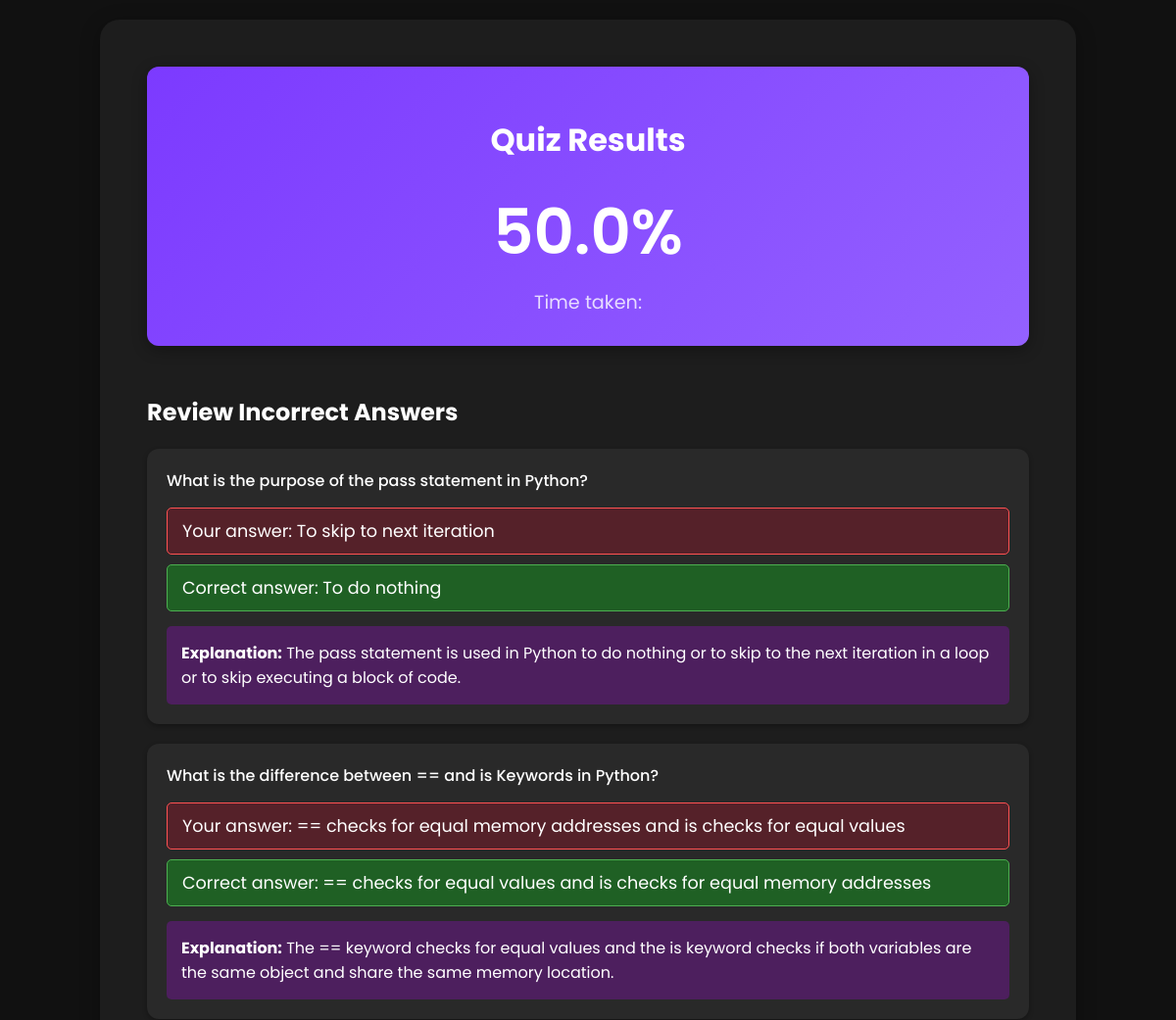
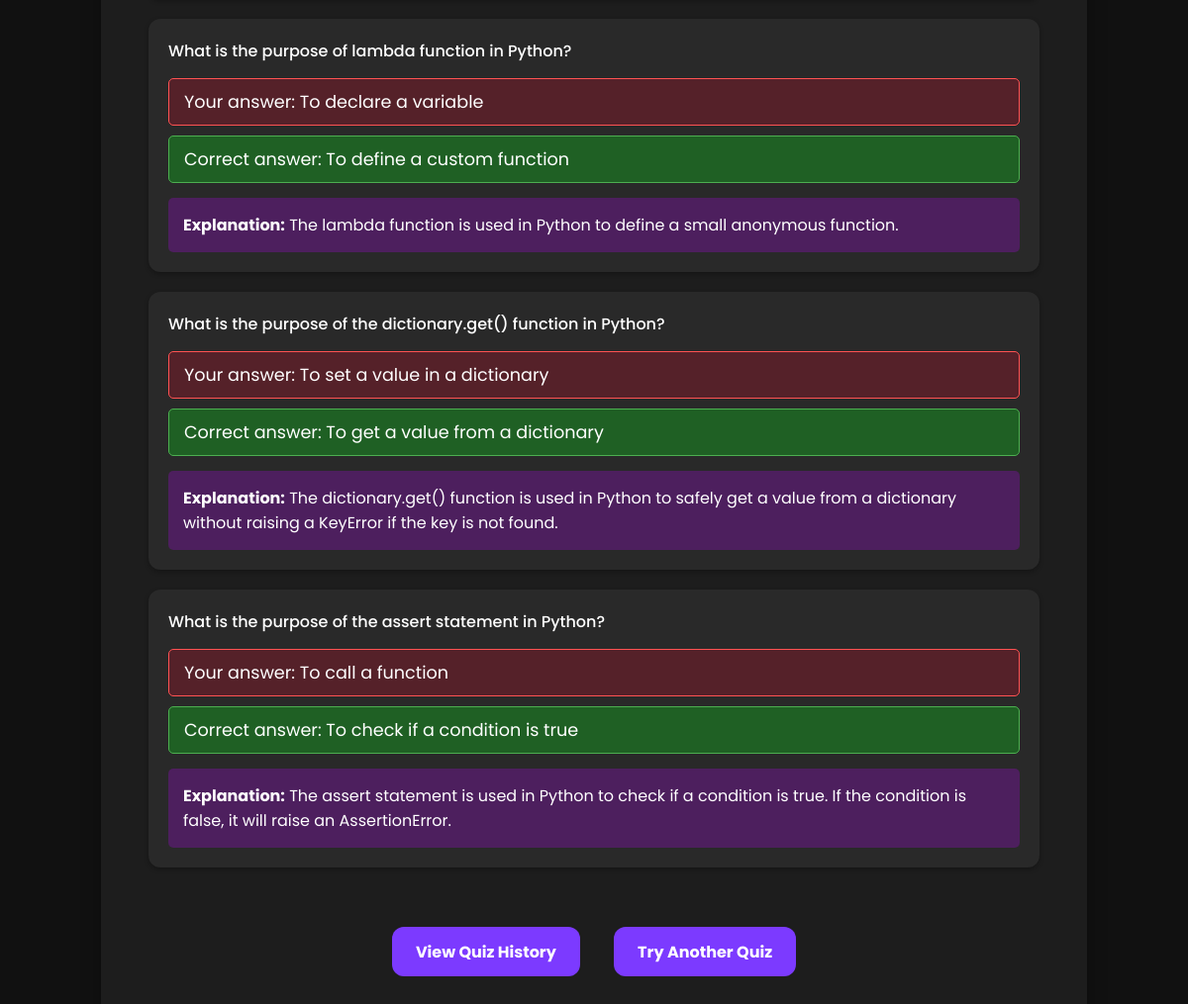
The page /quiz/results/2/ (signed in) on the database its author committed (2 pictures, top to bottom).
### core/models.py (models this page shows, shortened)
class QuizAttempt(models.Model):
    quiz = models.ForeignKey(Quiz, on_delete=models.CASCADE, related_name='attempts')
    user = models.ForeignKey(
        get_user_model(),
        on_delete=models.CASCADE,
        related_name='quiz_attempts',
        null=True,
        default=None
    )
    score = models.FloatField(
        validators=[
            MinValueValidator(0),
            MaxValueValidator(100)
        ]
    )
    answers = models.JSONField()  # Stores the user's answers
    started_at = models.DateTimeField(auto_now_add=True)
    completed_at = models.DateTimeField(auto_now=True)
    class Meta:
        ordering = ['-completed_at']
        unique_together = ['quiz', 'user']

class Question(models.Model):
    quiz = models.ForeignKey(Quiz, on_delete=models.CASCADE, related_name='questions')
    text = models.CharField(max_length=500)
    options = models.JSONField()  # Ensure a list of strings
    correct_option = models.IntegerField()  # Store the index of the correct option
    explanation = models.TextField(blank=True, null=True)

### core/views.py (the view)
# urls.py: path('quiz/results/<int:quiz_id>/', views.quiz_results, name='quiz_results'),
@login_required
def quiz_results(request, quiz_id):
    attempt = get_object_or_404(QuizAttempt, quiz_id=quiz_id, user=request.user)
    incorrect_questions = []
    for answer in attempt.answers:
        try:
            question_index = answer.get('questionIndex')  # Use `questionIndex` from answers
            selected_option = answer.get('selectedOption')
            if question_index is None:
                continue
            question = attempt.quiz.questions.all()[question_index]
            if question.correct_option != selected_option:
                incorrect_questions.append({
                    'question': question.text,
                    'selectedOption': question.options[selected_option],
                    'correctOption': question.options[question.correct_option],
                    'explanation': question.explanation,
                })
        except Exception as e:
            continue
    context = {
        'attempt': attempt,
        'incorrect_questions': incorrect_questions,
        'time_taken': attempt.completed_at - attempt.started_at,
    }
    return render(request, 'core/quiz_results.html', context)

### core/templates/core/quiz_results.html (shortened to what this page needs)
{% load static %}
<!DOCTYPE html>
<html lang="en">
<head>
    <link rel="stylesheet" href="https://cdnjs.cloudflare.com/ajax/libs/animate.css/4.1.1/animate.min.css">
</head>
<body>
    <div class="results-container">
        <div class="score-section">
            <h1>Quiz Results</h1>
            <div class="score">{{ attempt.score }}%</div>
            <div class="time-taken">Time taken: {{ time_taken|time:"H:i:s" }}</div>
        </div>
        <div class="incorrect-questions">
            <h2>Review Incorrect Answers</h2>
            {% for question in incorrect_questions %}
            <div class="question-card">
                <div class="question-text">{{ question.question }}</div>
                <div class="options">
                    <div class="option selected-option">
                        Your answer: {{ question.selectedOption }}
                    </div>
                    <div class="option correct-option">
                        Correct answer: {{ question.correctOption }}
                    </div>
                </div>
                <div class="explanation">
                    <strong>Explanation:</strong> {{ question.explanation }}
                </div>
            </div>
            {% empty %}
            <p style="color: var(--text-color); text-align: center;">You answered all questions correctly!</p>
            {% endfor %}
        </div>
        <div class="actions">
            <a href="{% url 'quiz_history' %}" class="btn">View Quiz History</a>
            <a href="{% url 'quiz_home' %}" class="btn">Try Another Quiz</a>
        </div>
    </div>
</body>
</html>

### core/templates/core/quiz_results.html (style rules this page uses)
:root { --primary-color: #7C3AFF; --secondary-color: #9461FF; --error-color: #FF5252; --text-color: #FFFFFF; --background-dark: #111111; --card-bg: rgba(255, 255, 255, 0.05); --shadow-color: rgba(0, 0, 0, 0.3); --success-color: #4CAF50; --bg-color: #121212; }
body { font-family: 'Poppins', sans-serif; background: var(--background-dark); margin: 0; padding: 20px; display: flex; justify-content: center; align-items: center; color: var(--text-color); }
.results-container { width: 100%; max-width: 900px; background: var(--card-bg); padding: 3rem; border-radius: 20px; box-shadow: 0 4px 20px var(--shadow-color); animation: fadeIn 0.6s ease-out; }
.score-section { text-align: center; padding: 30px; margin-bottom: 30px; background: linear-gradient(135deg, #7C3AFF, #9461FF); color: var(--text-color); border-radius: 12px; box-shadow: 0 4px 15px var(--shadow-color); }
.score { font-size: 4rem; font-weight: 600; margin: 10px 0; animation: bounceIn 0.8s ease-out; }
.time-taken { font-size: 1.2em; color: var(--text-color); opacity: 0.8; }
.incorrect-questions { margin-top: 50px; }
.question-card { background: var(--card-bg); border-radius: 12px; padding: 20px; margin-bottom: 20px; box-shadow: 0 2px 5px var(--shadow-color); animation: fadeInUp 0.5s ease-out; }
.question-text { font-weight: 500; color: var(--text-color); margin-bottom: 15px; }
.options { display: grid; gap: 10px; margin: 15px 0; }
.option { padding: 10px 15px; border-radius: 5px; font-size: 1.1em; }
.selected-option { background: #e406273b; border: 1px solid var(--error-color); }
.correct-option { background: #05ef1946; border: 1px solid var(--success-color); }
.explanation { margin-top: 15px; padding: 15px; background: #9e08d54e; border-radius: 5px; font-size: 1em; color: var(--text-color); }
.actions { text-align: center; margin-top: 50px; }
.btn { padding: 0.8rem 1.5rem; background-color: var(--primary-color); color: var(--text-color); text-decoration: none; border-radius: 12px; font-weight: bold; transition: background-color 0.3s ease, transform 0.3s ease; display: inline-block; margin: 10px 15px; }

### rows shown on the page
QuizAttempt: score "50.0"
Question: question "What is the purpose of the pass statement in Python?", explanation "The pass statement is used in Python to do nothing or to skip to the next iteration in a loop or to skip executing a block of code."
Question: question "What is the difference between == and is Keywords in Python?", explanation "The == keyword checks for equal values and the is keyword checks if both variables are the same object and share the same memory location."
Question: question "What is the purpose of lambda function in Python?", explanation "The lambda function is used in Python to define a small anonymous function."
Question: question "What is the purpose of the dictionary.get() function in Python?", explanation "The dictionary.get() function is used in Python to safely get a value from a dictionary without raising a KeyError if the key is not found."
Question: question "What is the purpose of the assert statement in Python?", explanation "The assert statement is used in Python to check if a condition is true. If the condition is false, it will raise an AssertionError."

### other values the page prints
{{ question.selectedOption }} "To skip to next iteration" "== checks for equal memory addresses and is checks for equal values" "To declare a variable" "To set a value in a dictionary" "To call a function"
{{ question.correctOption }} "To do nothing" "== checks for equal values and is checks for equal memory addresses" "To define a custom function" "To get a value from a dictionary" "To check if a condition is true"
